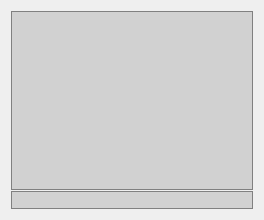
<?xml version="1.0" encoding="UTF-8"?>
<ui version="4.0">
 <class>ChatWidget</class>
 <widget class="QWidget" name="ChatWidget">
  <property name="geometry">
   <rect>
    <x>0</x>
    <y>0</y>
    <width>264</width>
    <height>220</height>
   </rect>
  </property>
  <property name="sizePolicy">
   <sizepolicy hsizetype="Maximum" vsizetype="Maximum">
    <horstretch>0</horstretch>
    <verstretch>0</verstretch>
   </sizepolicy>
  </property>
  <property name="windowTitle">
   <string>ChatWidget</string>
  </property>
  <property name="styleSheet">
   <string notr="true">QTextBrowser, QLineEdit {
  background-color: rgba(0, 0, 0, 32);
  border: 1px solid gray;
}
QScrollBar:vertical {
	border: 1px solid grey;
	background: rgba(0, 0, 0, 0);
	width: 15px;
	margin: 19px 0 19px 0;
}
QScrollBar::handle:vertical {
	background: rgba(0, 0, 0, 32);
	border-top: 1px solid grey;
	border-bottom: 1px solid grey;
	min-height: 45px;
	margin-top: -1;
	margin-bottom: -1;
}
QScrollBar::add-line:vertical {
	border: 1px solid grey;
	background: rgba(0, 0, 0, 32);
	height: 15px;
	subcontrol-position: bottom;
	subcontrol-origin: margin;
}
QScrollBar::sub-line:vertical {
	border: 1px solid grey;
	background: rgba(0, 0, 0, 32);
	height: 15px;
	subcontrol-position: top;
	subcontrol-origin: margin;
}

QScrollBar::up-arrow:vertical, QScrollBar::down-arrow:vertical {
	border: 1px solid grey;
	width: 5px;
	height: 5px;
	background: rgb(0, 0, 0, 32);
}
QScrollBar::add-page:vertical, QScrollBar::sub-page:vertical {
	background: none;
}
</string>
  </property>
  <layout class="QVBoxLayout" name="verticalLayout">
   <property name="spacing">
    <number>1</number>
   </property>
   <item>
    <widget class="QTextBrowser" name="mp_chatView">
     <property name="styleSheet">
      <string/>
     </property>
     <property name="frameShape">
      <enum>QFrame::StyledPanel</enum>
     </property>
     <property name="horizontalScrollBarPolicy">
      <enum>Qt::ScrollBarAsNeeded</enum>
     </property>
     <property name="html">
      <string>&lt;!DOCTYPE HTML PUBLIC &quot;-//W3C//DTD HTML 4.0//EN&quot; &quot;http://www.w3.org/TR/REC-html40/strict.dtd&quot;&gt;
&lt;html&gt;&lt;head&gt;&lt;meta name=&quot;qrichtext&quot; content=&quot;1&quot; /&gt;&lt;style type=&quot;text/css&quot;&gt;
p, li { white-space: pre-wrap; }
&lt;/style&gt;&lt;/head&gt;&lt;body style=&quot; font-family:'Lucida Grande'; font-size:13pt; font-weight:400; font-style:normal;&quot;&gt;
&lt;p style=&quot;-qt-paragraph-type:empty; margin-top:0px; margin-bottom:0px; margin-left:0px; margin-right:0px; -qt-block-indent:0; text-indent:0px; font-family:'DejaVu Sans'; font-size:9pt;&quot;&gt;&lt;/p&gt;&lt;/body&gt;&lt;/html&gt;</string>
     </property>
     <property name="openExternalLinks">
      <bool>true</bool>
     </property>
    </widget>
   </item>
   <item>
    <widget class="QLineEdit" name="mp_messageBox">
     <property name="sizePolicy">
      <sizepolicy hsizetype="Expanding" vsizetype="Preferred">
       <horstretch>0</horstretch>
       <verstretch>0</verstretch>
      </sizepolicy>
     </property>
     <property name="styleSheet">
      <string/>
     </property>
     <property name="frame">
      <bool>false</bool>
     </property>
    </widget>
   </item>
  </layout>
 </widget>
 <resources/>
 <connections/>
</ui>
